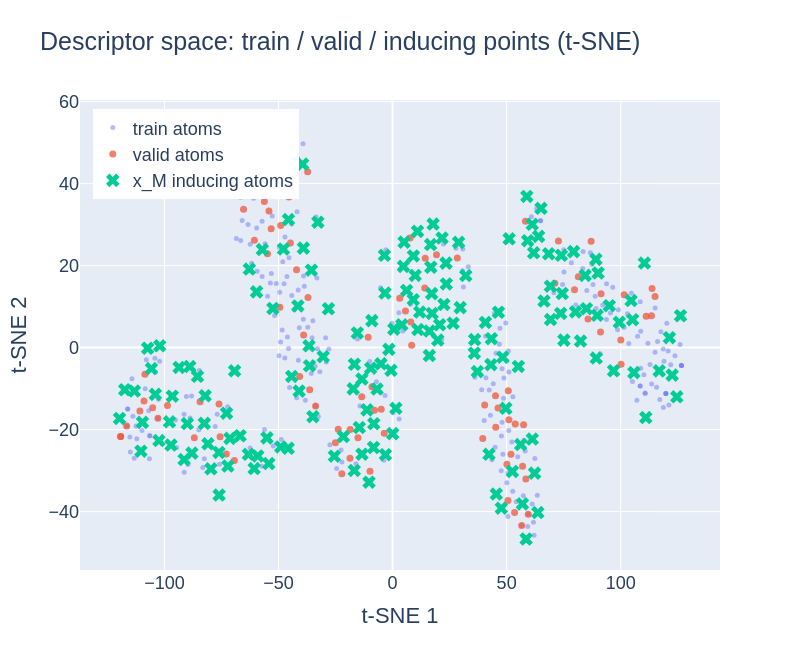

This figure's notebook cell:
### Code cell
fig, X_emb, labels = plot_descriptor_space(
    model,
    train_x,
    valid_x)

### Figure 1 — Plotly figure (JSON) as saved in the notebook; plotly's stock layout.template omitted (floating-point values rounded to 4 significant figures; data arrays with more than 128 entries replaced by an {"elided": "..."} marker saying what was removed)
{"data": [{"marker": {"opacity": 0.45, "size": 5, "symbol": "circle"}, "mode": "markers", "name": "train atoms", "type": "scatter", "x": {"elided": "387 float values"}, "y": {"elided": "387 float values"}}, {"marker": {"opacity": 0.75, "size": 7, "symbol": "circle"}, "mode": "markers", "name": "valid atoms", "type": "scatter", "x": [-37.08, -18.57, 28.38, -25.05, 40.37, -46.49, 50.58, 56.98, 111.1, -7.915, -18.66, -44.69, 91.39, -23.83, 100.0, 46.23, -45.45, -22.25, -119.2, 101.5, -56.18, 50.12, 59.48, -75.59, 81.43, -42.12, -15.17, -38.99, 57.42, 71.14, -33.74, -84.38, -3.645, -54.81, 91.15, -119.2, 85.66, 113.7, -13.51, 53.47, -69.33, 8.366, -37.22, -9.885, 79.75, -49.4, 113.5, 58.41, 87.02, 100.2, -86.89, -54.17, 50.72, -52.5, -62.04, -108.9, 50.99, -49.04, -44.77, 58.24, 14.11, 7.692, 3.144, 72.7, -55.91, 51.91, -65.32, -102.8, 45.22, 115.0, 39.54, -105.2, -10.69, 53.77, -53.55, -98.66, 58.54, -36.33, 19.26, -62.16, 5.654, 14.31, 45.1, -40.73, -108.5, 56.59, -60.56, -42.09, -53.22, -58.57, -4.963, 7.991, -116.5, -9.02, -76.07, -110.8, -72.87], "y": [12.23, -19.96, 21.86, -23.2, -13.97, 49.41, -37.3, -28.92, 7.668, -15.29, -27.01, 40.23, 13.15, -19.9, 1.833, -14.76, 36.74, -30.79, -21.69, 12.88, 35.66, -28.44, -40.67, -21.71, 17.29, 46.15, -22.0, 3.085, -18.8, 15.69, -14.26, -13.18, -20.86, 22.91, 3.787, -21.69, 6.955, 14.41, -11.99, -40.2, -27.5, 0.5536, 42.88, -30.17, 14.11, 9.841, 7.748, -32.06, 25.91, -4.048, -21.96, 33.35, -10.54, 50.22, 39.09, -13.01, -17.58, 29.76, 25.53, 30.83, 14.53, 26.72, 12.02, 26.03, 38.16, -26.02, 33.73, -17.23, -19.4, 12.46, -22.16, -14.64, 2.55, -18.65, 46.61, -14.14, -46.68, -10.27, 22.66, 52.42, 8.902, 21.8, -11.77, -7.056, -6.513, -43.37, 26.18, 19.0, 28.96, 46.73, -15.05, 6.23, -19.11, -9.56, -13.77, -15.44, -25.97]}, {"marker": {"opacity": 1, "size": 12, "symbol": "x"}, "mode": "markers", "name": "x_M inducing atoms", "type": "scatter", "x": {"elided": "166 float values"}, "y": {"elided": "166 float values"}}], "layout": {"font": {"family": "Arial", "size": 18}, "height": 650, "legend": {"x": 0.02, "y": 0.98}, "title": {"text": "Descriptor space: train / valid / inducing points (t-SNE)"}, "width": 800, "xaxis": {"title": {"text": "t-SNE 1"}}, "yaxis": {"title": {"text": "t-SNE 2"}}}}
